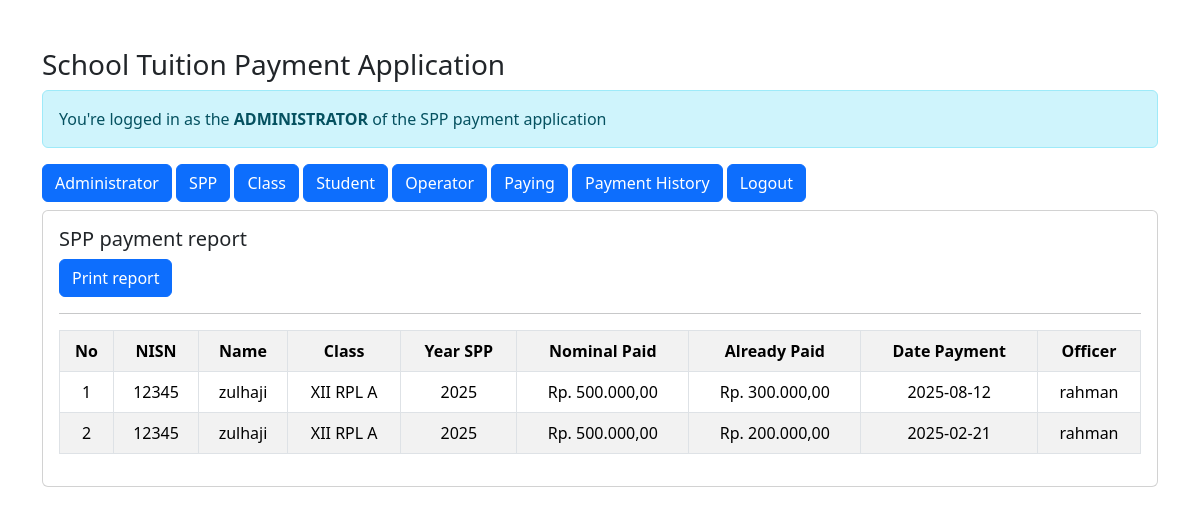
Screenshot of /admin/admin.php?url=laporan (signed in) with the database file from the repository.
### tables this page shows
CREATE TABLE `pembayaran` (
  `id_pembayaran` int(11) NOT NULL,
  `nisns` varchar(10) DEFAULT NULL,
  `tgl_bayar` date DEFAULT NULL,
  `bulan_bayar` varchar(25) DEFAULT NULL,
  `tahun_bayar` varchar(4) DEFAULT NULL,
  `jumlah_bayar` int(11) DEFAULT NULL,
  `id_spp` int(11) DEFAULT NULL,
  `id_siswa` int(11) DEFAULT NULL,
  `id_petugas` int(11) DEFAULT NULL
);

CREATE TABLE `siswa` (
  `id_siswa` int(11) NOT NULL,
  `nisn` char(10) DEFAULT NULL,
  `nis` char(8) DEFAULT NULL,
  `nama` varchar(50) DEFAULT NULL,
  `alamat` text DEFAULT NULL,
  `no_telp` varchar(13) DEFAULT NULL,
  `id_spp` int(11) DEFAULT NULL,
  `id_kelas` int(11) DEFAULT NULL
);

CREATE TABLE `kelas` (
  `id_kelas` int(11) NOT NULL,
  `nama_kelas` varchar(10) DEFAULT NULL,
  `kompetensi_keahlian` varchar(50) DEFAULT NULL
);

CREATE TABLE `spp` (
  `id_spp` int(11) NOT NULL,
  `tahun` int(11) DEFAULT NULL,
  `nominal` int(11) DEFAULT NULL
);

CREATE TABLE `petugas` (
  `id_petugas` int(11) NOT NULL,
  `username` varchar(25) DEFAULT NULL,
  `password` varchar(32) DEFAULT NULL,
  `nama_petugas` varchar(35) DEFAULT NULL,
  `level` enum('admin','petugas') DEFAULT NULL
);

### admin/laporan.php (the view)
<h5>SPP payment report</h5></h5>
<a href="cetak-laporan.php" class="btn btn-primary">Print report</a>
<hr>
<table class="table table-striped table-bordered">
    <tr class="fw-bold text-center">
        <th>No</th>
        <th>NISN</th>
        <th>Name</th>
        <th>Class</th>
        <th>Year SPP</th>
        <th>Nominal Paid</th>
        <th>Already Paid</th>
        <th>Date Payment</th>
        <th>Officer</th>
    </tr>
    <?php
    include '../koneksi.php';
    $no = 1;
    $sql = "SELECT*FROM pembayaran,siswa,kelas,spp,petugas WHERE pembayaran.nisns=siswa.nisn AND siswa.id_kelas=kelas.id_kelas AND pembayaran.id_spp=spp.id_spp AND pembayaran.id_petugas=petugas.id_petugas ORDER BY tgl_bayar DESC";
    $query = mysqli_query($koneksi, $sql);
    foreach ($query as $data) {
    ?>
        <tr class="text-center">
            <td><?= $no++; ?></td>
            <td><?= $data['nisns'] ?></td>
            <td><?= $data['nama'] ?></td>
            <td><?= $data['nama_kelas'] ?></td>
            <td><?= $data['tahun'] ?></td>
            <td>Rp. <?= number_format($data['nominal'], 2, ',', '.'); ?></td>
            <td>Rp. <?= number_format($data['jumlah_bayar'], 2, ',', '.'); ?></td>
            <td><?= $data['tgl_bayar'] ?></td>
            <td><?= $data['nama_petugas'] ?></td>
        </tr>
    <?php } ?>
</table>

### admin/admin.php (shortened to what this page needs)
<!DOCTYPE html>
<html lang="en">
<head>
    <link href="../css/bootstrap.min.css" rel="stylesheet">
</head>
<body>
<div class="container mt-5">
<h3>School Tuition Payment Application</h3>
        <div class="alert alert-info">
            You're logged in as the <b>ADMINISTRATOR</b> of the SPP payment application
        </div>
        <a href="admin.php" class="btn btn-primary"> Administrator</a>
        <a href="admin.php?url=spp" class="btn btn-primary"> SPP</a>
        <a href="admin.php?url=kelas" class="btn btn-primary">Class</a>
        <a href="admin.php?url=siswa" class="btn btn-primary">Student</a>
        <a href="admin.php?url=petugas" class="btn btn-primary">Operator</a>
        <a href="admin.php?url=pembayaran" class="btn btn-primary">Paying</a>
        <a href="admin.php?url=laporan" class="btn btn-primary">Payment History</a>
        <a href="admin.php?url=logout" class="btn btn-primary">Logout</a>
<div class="card mt-2">
            <div class="card-body">
                <?php
                $file = @$_GET['url'];
                if (empty($file)) {
                    echo "<h4>Welcome To the Administrations Page</h4>";
                    echo "The SPP payment application is used to make it easier to record student payments at schools";
                } else {
                    include $file . '.php';
                }
                ?>
            </div>
        </div>
    </div>
</body>
</html>

### rows the page displays
pembayaran: nisns "12345", siswa.nama "zulhaji", kelas.nama_kelas "XII RPL A", id_spp.tahun "2025", id_spp.nominal "500.000,00", jumlah_bayar "300.000,00", tgl_bayar "2025-08-12", id_petugas.nama_petugas "rahman"
pembayaran: nisns "12345", siswa.nama "zulhaji", kelas.nama_kelas "XII RPL A", id_spp.tahun "2025", id_spp.nominal "500.000,00", jumlah_bayar "200.000,00", tgl_bayar "2025-02-21", id_petugas.nama_petugas "rahman"
